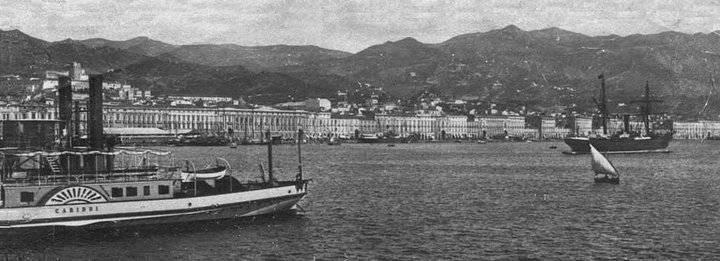
#> input picture Workshop ML/img/vista_messina.jpg, 720 x 261 px, found by its file name
$ jupyter execute --allow-errors Full.ipynb   (shell and % lines are left out)
#> lines starting #> are read from the running program, lines starting #| are printed output that depends on the picture
# Python 🐍

Utilizziamo **Python** e la libreria **PIL/Pillow** per colorare manualmente le immagini basandosi sulla posizione dei pixel e su regole predefinite.

**Caratteristiche:**
- Colorazione basata su coordinate e luminanza dei pixel
- Approccio deterministico e controllabile
- Ideale per comprendere i fondamenti dell'elaborazione immagini
- Non richiede training di modelli

[cell 1]
from PIL import Image
import math

def colora_vista_porto_messina(percorso_immagine_bn, percorso_immagine_colorata):
    """
    Colora manualmente la foto storica del porto di Messina con il battello a vapore.
    Approccio completamente manuale basato sulla posizione dei pixel.
    """
#> called with percorso_immagine_bn = '/content/vista_messina.jpg', percorso_immagine_colorata = '/content/vista_messina_colorata.jpg'
    try:
        # Apri l'immagine in bianco e nero
        img_bn = Image.open(percorso_immagine_bn)
#> img_bn is the input picture: PIL image 720x261 RGB; min 16, max 250, mean 115.1

        # Converti l'immagine in modalità RGB per poter aggiungere colori
        img_colorata = img_bn.convert("RGB")

        # Ottieni le dimensioni dell'immagine
        width, height = img_colorata.size
#> width = 720; height = 261

        print(f"📏 Dimensioni immagine: {width}x{height}")
#| 📏 Dimensioni immagine: 720x261
        print("🎨 Inizio colorazione manuale...")

        # === FASE 1: COLORAZIONE DEL CIELO (30% superiore) ===
        print("1 > Colorando il cielo...")
        for x in range(width):
            for y in range(0, int(height * 0.30)):
                r, g, b = img_colorata.getpixel((x, y))
                luminance = (0.299 * r + 0.587 * g + 0.114 * b)

                # Gradiente verticale per il cielo (più scuro in alto, più chiaro verso l'orizzonte)
                sky_factor = y / (height * 0.30)

                if luminance > 180:  # Nuvole chiare
                    # Bianco-grigio per le nuvole
                    gray_value = int(230 + sky_factor * 20)
                    img_colorata.putpixel((x, y), (gray_value, gray_value, gray_value))
                elif luminance > 100:  # Cielo medio
                    # Azzurro che sfuma verso il grigio
                    blue = int(180 - sky_factor * 30)
                    img_colorata.putpixel((x, y), (int(blue * 0.7), int(blue * 0.8), blue))
                else:  # Parti scure del cielo
                    # Grigio-blu scuro
                    img_colorata.putpixel((x, y), (100, 110, 130))
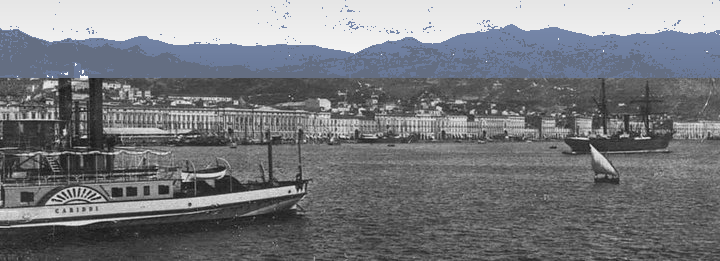
#> img_colorata: PIL image 720x261 RGB; mean R, G, B 119.7, 121.8, 125.9

        # === FASE 2: COLORAZIONE DEI MONTI PELORITANI (sfondo, 25-40% dell'altezza) ===
        print("2 > Colorando i Monti Peloritani...")
        for x in range(width):
            for y in range(int(height * 0.25), int(height * 0.40)):
                r, g, b = img_colorata.getpixel((x, y))
                luminance = (0.299 * r + 0.587 * g + 0.114 * b)

                # I monti dovrebbero avere toni marroni-verdi
                if luminance < 150:
                    # Sfumature di verde-marrone per la vegetazione montana
                    distance_factor = (y - height * 0.25) / (height * 0.15)
                    green = int(80 + distance_factor * 40)
                    brown = int(70 + distance_factor * 30)
                    img_colorata.putpixel((x, y), (brown, green, int(brown * 0.8)))
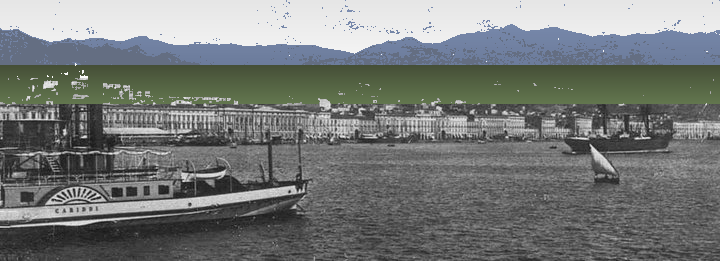
#> img_colorata: PIL image 720x261 RGB; mean R, G, B 118.5, 122.1, 120.5

        # === FASE 3: COLORAZIONE DELLA PALAZZATA (edifici lungo il porto) ===
        print("3 > Colorando la Palazzata...")
        for x in range(width):
            for y in range(int(height * 0.35), int(height * 0.50)):
                r, g, b = img_colorata.getpixel((x, y))
                luminance = (0.299 * r + 0.587 * g + 0.114 * b)

                # Gli edifici storici italiani sono spesso color crema/beige/ocra
                if luminance > 120 and luminance < 220:
                    # Varia leggermente il colore per dare profondità
                    variation = (x % 50) / 50.0  # Crea variazione orizzontale
                    beige_r = int(220 + variation * 20)
                    beige_g = int(200 + variation * 15)
                    beige_b = int(170 + variation * 10)
                    img_colorata.putpixel((x, y), (beige_r, beige_g, beige_b))
                elif luminance > 80:  # Ombre degli edifici
                    img_colorata.putpixel((x, y), (150, 140, 120))
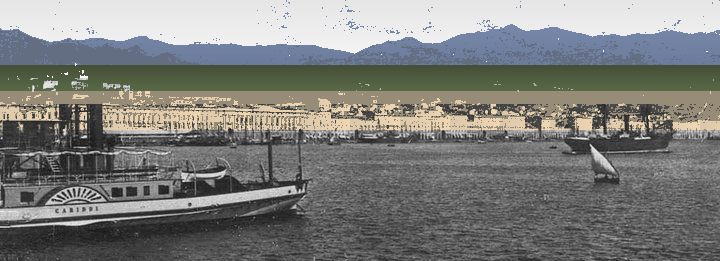
#> img_colorata: PIL image 720x261 RGB; mean R, G, B 125.7, 126.7, 123.8

        # === FASE 4: COLORAZIONE DEL MARE/STRETTO ===
        print("4 > Colorando lo Stretto di Messina...")
        for x in range(width):
            for y in range(int(height * 0.45), int(height * 0.85)):
                r, g, b = img_colorata.getpixel((x, y))
                luminance = (0.299 * r + 0.587 * g + 0.114 * b)

                # Evita di colorare il battello (parte sinistra-centro)
                is_boat_area = (x > width * 0.05 and x < width * 0.45 and
                               y > height * 0.55 and y < height * 0.80)

                # Evita la nave a vela (parte destra)
                is_ship_area = (x > width * 0.70 and x < width * 0.95 and
                               y > height * 0.40 and y < height * 0.65)

                if not is_boat_area and not is_ship_area:
                    if luminance < 180:
                        # Crea un effetto di onde con variazioni di blu
                        wave_factor = math.sin(x * 0.05) * 0.2 + 0.8
                        blue_base = 120
                        green_base = 140

                        # Il mare è più scuro/profondo lontano, più chiaro vicino
                        depth_factor = (y - height * 0.45) / (height * 0.40)

                        blue = int(blue_base + depth_factor * 40 * wave_factor)
                        green = int(green_base + depth_factor * 30 * wave_factor)
                        red = int(60 + depth_factor * 30)

                        img_colorata.putpixel((x, y), (red, green, blue))
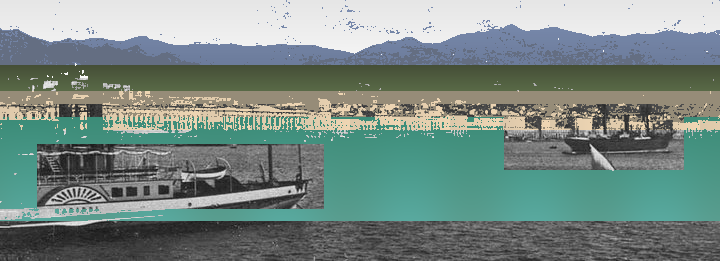
#> img_colorata: PIL image 720x261 RGB; mean R, G, B 120.3, 138.3, 132.2

        # === FASE 5: COLORAZIONE DEL BATTELLO A VAPORE ===
        print("5 > Colorando il battello a vapore...")
        # Il battello è nella parte sinistra-centro dell'immagine
        for x in range(int(width * 0.05), int(width * 0.45)):
            for y in range(int(height * 0.55), int(height * 0.80)):
                r, g, b = img_colorata.getpixel((x, y))
                luminance = (0.299 * r + 0.587 * g + 0.114 * b)

                # Identifica le diverse parti del battello
                is_hull = y > height * 0.70  # Scafo
                is_deck = y > height * 0.65 and y <= height * 0.70  # Ponte
                is_superstructure = y <= height * 0.65  # Sovrastruttura

                if luminance > 50:  # Non è acqua
                    if is_hull and luminance < 150:
                        # Scafo scuro (nero/grigio scuro)
                        img_colorata.putpixel((x, y), (40, 40, 45))
                    elif is_deck and luminance > 100:
                        # Ponte in legno
                        img_colorata.putpixel((x, y), (139, 90, 43))
                    elif is_superstructure:
                        if luminance > 200:  # Parti bianche
                            img_colorata.putpixel((x, y), (240, 235, 220))
                        elif luminance > 150:  # Cabine
                            img_colorata.putpixel((x, y), (200, 190, 170))
                        elif luminance < 100:  # Ciminiera/parti scure
                            img_colorata.putpixel((x, y), (60, 55, 50))

                # Ruota a pale (parte centrale del battello)
                if x > width * 0.20 and x < width * 0.30 and y > height * 0.65 and y < height * 0.75:
                    if luminance > 100 and luminance < 200:
                        # Legno della ruota
                        img_colorata.putpixel((x, y), (160, 110, 60))
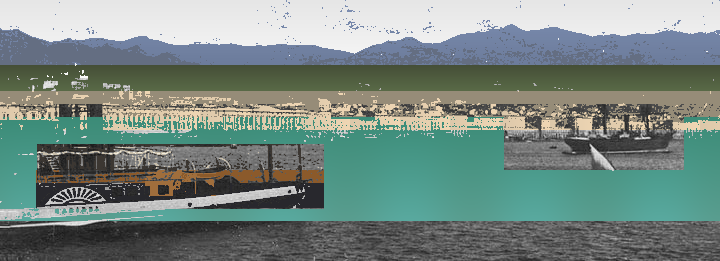
#> img_colorata: PIL image 720x261 RGB; mean R, G, B 119.4, 136.8, 130.1

        # === FASE 6: COLORAZIONE DELLA NAVE A VELA (destra) ===
        print("6 > Colorando la nave a vela...")
        for x in range(int(width * 0.70), int(width * 0.95)):
            for y in range(int(height * 0.40), int(height * 0.65)):
                r, g, b = img_colorata.getpixel((x, y))
                luminance = (0.299 * r + 0.587 * g + 0.114 * b)

                if luminance > 180:  # Vele bianche
                    img_colorata.putpixel((x, y), (245, 240, 230))
                elif luminance > 100 and luminance <= 180:  # Alberi e sartiame
                    img_colorata.putpixel((x, y), (120, 100, 80))
                elif luminance < 100:  # Scafo scuro
                    img_colorata.putpixel((x, y), (50, 45, 40))
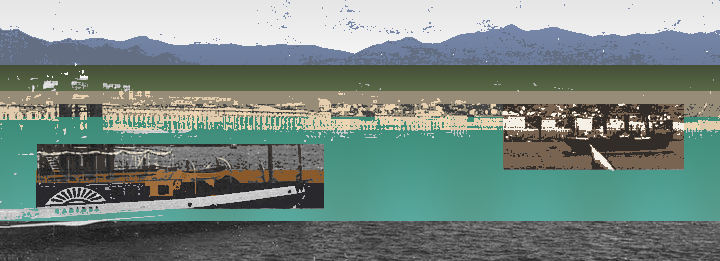
#> img_colorata: PIL image 720x261 RGB; mean R, G, B 118.8, 135.5, 128.5

        # === FASE 7: TOCCHI FINALI - RIFLESSI SULL'ACQUA ===
        print("7 > Aggiungendo riflessi sull'acqua...")
        for x in range(width):
            for y in range(int(height * 0.70), int(height * 0.90)):
                r, g, b = img_colorata.getpixel((x, y))
                luminance = (0.299 * r + 0.587 * g + 0.114 * b)

                # Aggiungi riflessi chiari casuali per simulare il luccichio dell'acqua
                if luminance > 150 and (x + y) % 7 == 0:
                    img_colorata.putpixel((x, y), (180, 200, 220))

        # === FASE 8: COLORAZIONE PRIMO PIANO (parte inferiore) ===
        print("8 > Colorando il primo piano...")
        for x in range(width):
            for y in range(int(height * 0.85), height):
                r, g, b = img_colorata.getpixel((x, y))
                luminance = (0.299 * r + 0.587 * g + 0.114 * b)

                # Questa zona potrebbe essere parte del molo o altra imbarcazione
                if luminance > 100:
                    # Toni marroni per legno/molo
                    img_colorata.putpixel((x, y), (110, 85, 60))
                else:
                    # Acqua scura in primo piano
                    img_colorata.putpixel((x, y), (40, 60, 80))
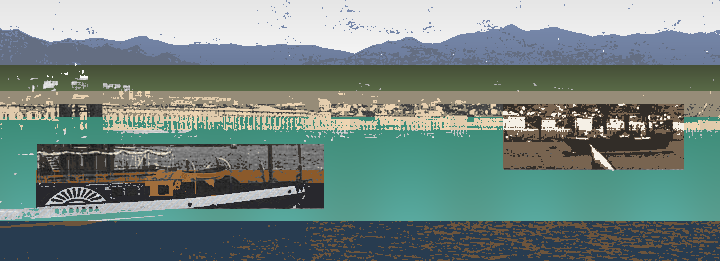
#> img_colorata: PIL image 720x261 RGB; mean R, G, B 114.6, 133.1, 127.8

        # Salva l'immagine colorata
        img_colorata.save(percorso_immagine_colorata)
        print(f"\n✅ Immagine colorata salvata con successo come: {percorso_immagine_colorata}")

    except FileNotFoundError:
        print(f"❌ Errore: L'immagine '{percorso_immagine_bn}' non è stata trovata.")
    except Exception as e:
        print(f"❌ Si è verificato un errore: {e}")

[cell 2]
colora_vista_porto_messina("/content/vista_messina.jpg", "/content/vista_messina_colorata.jpg")

# Deep Learning 🧠

Utilizza **TensorFlow/Keras** per addestrare un **Autoencoder Convoluzionale** che impara a colorare automaticamente le immagini.

**Caratteristiche:**
- Rete neurale profonda (CNN-based Autoencoder)
- Addestramento sul dataset CIFAR-10
- Approccio data-driven che impara dai dati
- Generalizzabile a diverse tipologie di immagini

[cell 3]
# Importiamo le librerie necessarie
import numpy as np
import matplotlib.pyplot as plt
import tensorflow as tf
from tensorflow.keras.layers import Input, Conv2D, MaxPooling2D, UpSampling2D
from tensorflow.keras.models import Model
from tensorflow.keras.datasets import cifar10

## Caricamento e preparazione dei dati

[cell 4]
print("Caricamento del dataset CIFAR-10...")
# Non ci servono le etichette (y_train, y_test), quindi le ignoriamo con _.
#> (the rest of this cell did not finish here and is left out)

Normalizziamo i valori dei pixel delle immagini a colori tra 0 e 1.

I valori originali sono tra 0 e 255. Questo aiuta la rete ad apprendere meglio.

#> (a cell that did not finish here is left out)

Ora, creiamo la versione in bianco e nero (scala di grigi) delle nostre immagini. Useremo queste come input per la nostra rete.

La funzione `rgb_to_grayscale` di TensorFlow converte un'immagine a 3 canali (RGB)
in una a 1 canale (scala di grigi).

#> (a cell that did not finish here is left out)

## Autoencoder

La nostra rete sarà un "Autoencoder". È un tipo di rete neurale bravo a
imparare a comprimere e poi a ricostruire i dati.

La useremo per "ricostruire" i colori partendo da un'immagine in bianco e nero.

#> (a cell that did not finish here is left out)

## Encoder

Questa parte della rete impara a "comprimere" l'informazione dell'immagine.

#> (a cell that did not finish here is left out)

## Decoder

Questa parte impara a "ricostruire" l'immagine a colori partendo dalla versione compressa.

#> (a cell that did not finish here is left out)

## Output

#> (a cell that did not finish here is left out)

## Training

Ora addestriamo il modello.
Diamo alla rete le immagini in bianco e nero (x_train_gray) come input
e le diciamo che l'output corretto sono le immagini a colori (x_train_color).

La rete imparerà a trasformare le prime nelle seconde.

[cell 11]
print("\nInizio dell'addestramento...")

#> (the rest of this cell did not finish here and is left out)

## Testiamo la rete

#> (a cell that did not finish here is left out)

## Coloriamo l'immagine

[cell 13]
print("\nColorazione di una nuova immagine...")

# 1. Carica l'immagine che vuoi colorare
# Assicurati che l'immagine sia nella stessa cartella dello script
# o fornisci il percorso completo al file.
from tensorflow.keras.preprocessing import image
from PIL import Image # Per ridimensionare l'immagine se necessario

# Carica l'immagine
img_path = 'vista_messina.jpg' # <<<<<< CAMBIA QUI CON IL NOME DEL TUO FILE IMMAGINE
img = Image.open(img_path).convert('RGB') # Carica come RGB per poterla convertire in grigio

# 2. Prepara l'immagine per la rete neurale
# Il nostro modello è stato addestrato su immagini 32x32.
# Ridimensioniamo l'immagine caricata a 32x32 pixel.
# Nota: ridimensionare un'immagine grande a 32x32 la renderà molto piccola e perderà molti dettagli.
# I risultati della colorazione potrebbero non essere ottimali a questa risoluzione.
# Per risultati migliori, avresti bisogno di un modello addestrato su immagini ad alta risoluzione.
img_resized = img.resize((32, 32))
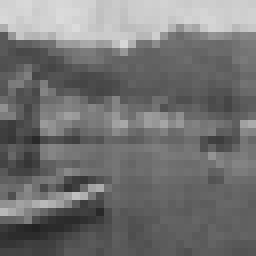
#> img_resized: PIL image 32x32 RGB (shown 8 times larger); min 34, max 219, mean 115.1
#> (the rest of this cell did not finish here and is left out)
